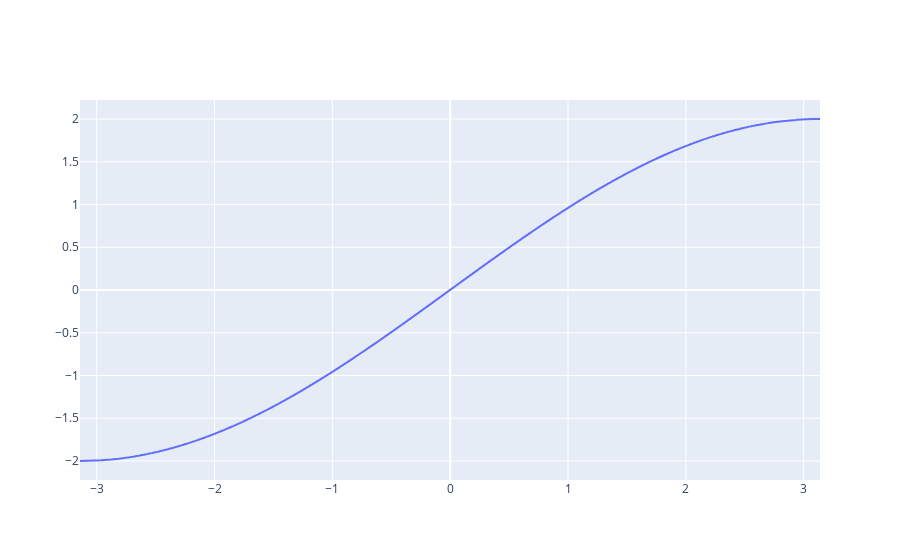

Notebook source saved alongside this figure:
### Code cell
figure = go.Figure(data=[go.Scatter(x=k, y=e)])
figure.show()

### Figure 1 — Plotly figure (JSON) as saved in the notebook; plotly's stock layout.template omitted (floating-point values rounded to 4 significant figures; data arrays with more than 128 entries replaced by an {"elided": "..."} marker saying what was removed)
{"data": [{"type": "scatter", "x": {"elided": "2000 float values"}, "y": {"elided": "2000 float values"}}], "layout": {}}
